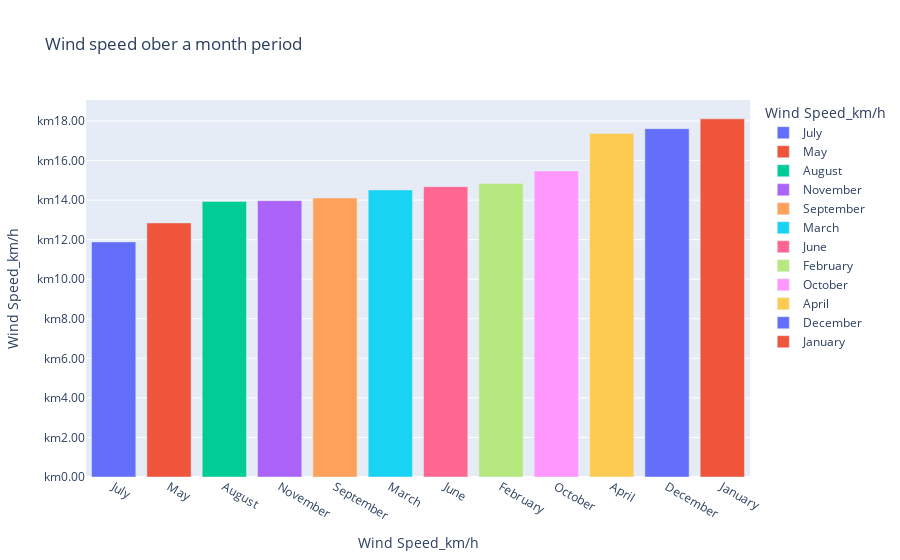

Write notebook code for a chart like this one.
### Code cell
fig=px.bar(
Wind_against_Month,
    x = 'Month',
    y= 'Wind Speed_km/h',
    color='Month',
    hover_name='Wind Speed_km/h',
    title='Wind speed ober a month period',
    labels={'Month':'Wind Speed_km/h'}
)
fig.update_layout(showlegend = True,yaxis_tickprefix ='km',yaxis_tickformat=',.2f')

### Figure 1 — Plotly figure (JSON) as saved in the notebook; plotly's stock layout.template omitted (floating-point values rounded to 4 significant figures)
{"data": [{"alignmentgroup": "True", "hovertemplate": "<b>%{hovertext}</b><br><br>Wind Speed_km/h=%{y}<extra></extra>", "hovertext": [11.89], "legendgroup": "July", "marker": {"color": "#636efa", "pattern": {"shape": ""}}, "name": "July", "offsetgroup": "July", "orientation": "v", "showlegend": true, "textposition": "auto", "type": "bar", "x": ["July"], "xaxis": "x", "y": [11.89], "yaxis": "y"}, {"alignmentgroup": "True", "hovertemplate": "<b>%{hovertext}</b><br><br>Wind Speed_km/h=%{y}<extra></extra>", "hovertext": [12.85], "legendgroup": "May", "marker": {"color": "#EF553B", "pattern": {"shape": ""}}, "name": "May", "offsetgroup": "May", "orientation": "v", "showlegend": true, "textposition": "auto", "type": "bar", "x": ["May"], "xaxis": "x", "y": [12.85], "yaxis": "y"}, {"alignmentgroup": "True", "hovertemplate": "<b>%{hovertext}</b><br><br>Wind Speed_km/h=%{y}<extra></extra>", "hovertext": [13.93], "legendgroup": "August", "marker": {"color": "#00cc96", "pattern": {"shape": ""}}, "name": "August", "offsetgroup": "August", "orientation": "v", "showlegend": true, "textposition": "auto", "type": "bar", "x": ["August"], "xaxis": "x", "y": [13.93], "yaxis": "y"}, {"alignmentgroup": "True", "hovertemplate": "<b>%{hovertext}</b><br><br>Wind Speed_km/h=%{y}<extra></extra>", "hovertext": [13.97], "legendgroup": "November", "marker": {"color": "#ab63fa", "pattern": {"shape": ""}}, "name": "November", "offsetgroup": "November", "orientation": "v", "showlegend": true, "textposition": "auto", "type": "bar", "x": ["November"], "xaxis": "x", "y": [13.97], "yaxis": "y"}, {"alignmentgroup": "True", "hovertemplate": "<b>%{hovertext}</b><br><br>Wind Speed_km/h=%{y}<extra></extra>", "hovertext": [14.11], "legendgroup": "September", "marker": {"color": "#FFA15A", "pattern": {"shape": ""}}, "name": "September", "offsetgroup": "September", "orientation": "v", "showlegend": true, "textposition": "auto", "type": "bar", "x": ["September"], "xaxis": "x", "y": [14.11], "yaxis": "y"}, {"alignmentgroup": "True", "hovertemplate": "<b>%{hovertext}</b><br><br>Wind Speed_km/h=%{y}<extra></extra>", "hovertext": [14.51], "legendgroup": "March", "marker": {"color": "#19d3f3", "pattern": {"shape": ""}}, "name": "March", "offsetgroup": "March", "orientation": "v", "showlegend": true, "textposition": "auto", "type": "bar", "x": ["March"], "xaxis": "x", "y": [14.51], "yaxis": "y"}, {"alignmentgroup": "True", "hovertemplate": "<b>%{hovertext}</b><br><br>Wind Speed_km/h=%{y}<extra></extra>", "hovertext": [14.68], "legendgroup": "June", "marker": {"color": "#FF6692", "pattern": {"shape": ""}}, "name": "June", "offsetgroup": "June", "orientation": "v", "showlegend": true, "textposition": "auto", "type": "bar", "x": ["June"], "xaxis": "x", "y": [14.68], "yaxis": "y"}, {"alignmentgroup": "True", "hovertemplate": "<b>%{hovertext}</b><br><br>Wind Speed_km/h=%{y}<extra></extra>", "hovertext": [14.84], "legendgroup": "February", "marker": {"color": "#B6E880", "pattern": {"shape": ""}}, "name": "February", "offsetgroup": "February", "orientation": "v", "showlegend": true, "textposition": "auto", "type": "bar", "x": ["February"], "xaxis": "x", "y": [14.84], "yaxis": "y"}, {"alignmentgroup": "True", "hovertemplate": "<b>%{hovertext}</b><br><br>Wind Speed_km/h=%{y}<extra></extra>", "hovertext": [15.48], "legendgroup": "October", "marker": {"color": "#FF97FF", "pattern": {"shape": ""}}, "name": "October", "offsetgroup": "October", "orientation": "v", "showlegend": true, "textposition": "auto", "type": "bar", "x": ["October"], "xaxis": "x", "y": [15.48], "yaxis": "y"}, {"alignmentgroup": "True", "hovertemplate": "<b>%{hovertext}</b><br><br>Wind Speed_km/h=%{y}<extra></extra>", "hovertext": [17.37], "legendgroup": "April", "marker": {"color": "#FECB52", "pattern": {"shape": ""}}, "name": "April", "offsetgroup": "April", "orientation": "v", "showlegend": true, "textposition": "auto", "type": "bar", "x": ["April"], "xaxis": "x", "y": [17.37], "yaxis": "y"}, {"alignmentgroup": "True", "hovertemplate": "<b>%{hovertext}</b><br><br>Wind Speed_km/h=%{y}<extra></extra>", "hovertext": [17.61], "legendgroup": "December", "marker": {"color": "#636efa", "pattern": {"shape": ""}}, "name": "December", "offsetgroup": "December", "orientation": "v", "showlegend": true, "textposition": "auto", "type": "bar", "x": ["December"], "xaxis": "x", "y": [17.61], "yaxis": "y"}, {"alignmentgroup": "True", "hovertemplate": "<b>%{hovertext}</b><br><br>Wind Speed_km/h=%{y}<extra></extra>", "hovertext": [18.11], "legendgroup": "January", "marker": {"color": "#EF553B", "pattern": {"shape": ""}}, "name": "January", "offsetgroup": "January", "orientation": "v", "showlegend": true, "textposition": "auto", "type": "bar", "x": ["January"], "xaxis": "x", "y": [18.11], "yaxis": "y"}], "layout": {"barmode": "relative", "legend": {"title": {"text": "Wind Speed_km/h"}, "tracegroupgap": 0}, "showlegend": true, "title": {"text": "Wind speed ober a month period"}, "xaxis": {"anchor": "y", "categoryarray": ["July", "May", "August", "November", "September", "March", "June", "February", "October", "April", "December", "January"], "categoryorder": "array", "domain": [0, 1], "title": {"text": "Wind Speed_km/h"}}, "yaxis": {"anchor": "x", "domain": [0, 1], "tickformat": ",.2f", "tickprefix": "km", "title": {"text": "Wind Speed_km/h"}}}}
